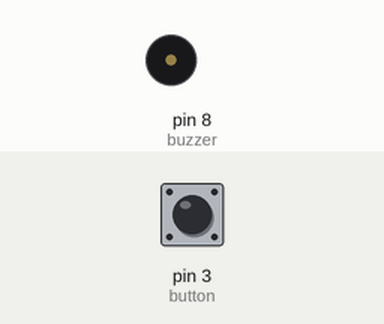
The sketch below on a simulated Arduino Uno, built with avr-gcc and run on an emulated ATmega328P. Shown: buzzer (waves = sounding, pin HIGH). The test bench sets the inputs (shaded band); at power-on: pin 3 (button) HIGH.

Above: at 1.2 s.
1.3 s: pin 3 (button) pulled LOW for 0.15 s
At 2.5 s:
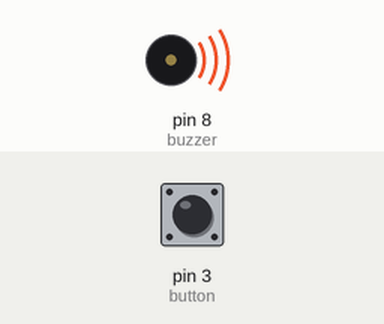
2.9 s: pin 3 (button) pulled LOW for 1 s
At 3.7 s:
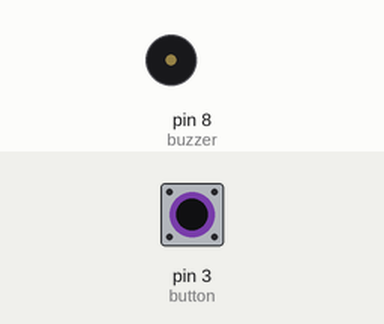
5.4 s: pin 3 (button) pulled LOW for 3.2 s
At 6.8 s:
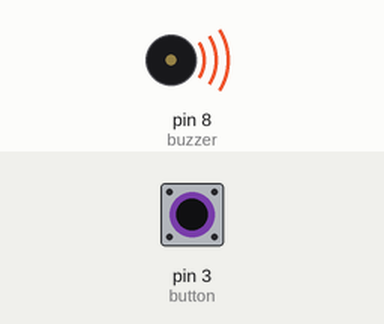
Timing chart, 0 to 8.4 s (numbered marks = the images above; inputs shaded):
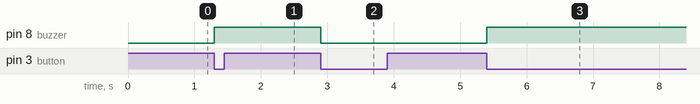

The sketch:

Buzzer_pushButton.ino
```cpp
#define buzzer 8          // Pin untuk buzzer
#define button 3          // Pin untuk push button

bool buzzerState = LOW;   // Status awal buzzer (mati)
bool lastButtonState = HIGH;  // Status awal tombol (tidak ditekan)

void setup() {
  pinMode(buzzer, OUTPUT);     // Set pin buzzer sebagai output
  pinMode(button, INPUT_PULLUP);   // Set push button sebagai input dengan pullup internal

  digitalWrite(buzzer, buzzerState);   // Matikan buzzer pada awalnya
}

void loop() {
  // Baca keadaan tombol
  bool currentButtonState = digitalRead(button);

  // Jika tombol ditekan (LOW karena menggunakan INPUT_PULLUP) dan sebelumnya tidak ditekan
  if (currentButtonState == LOW && lastButtonState == HIGH) {
    buzzerState = !buzzerState;  // Toggle buzzer (nyala/mati)
    digitalWrite(buzzer, buzzerState);  // Ubah status buzzer
    delay(50);  // Debounce sederhana
  }

  // Simpan keadaan tombol saat ini untuk perbandingan pada loop berikutnya
  lastButtonState = currentButtonState;
}
```

Measured:
- after the input at 1.3 s, pin 8 (buzzer): LOW → HIGH at once
- after the input at 2.9 s, pin 8 (buzzer): HIGH → LOW at once
- after the input at 5.4 s, pin 8 (buzzer): LOW → HIGH at once
